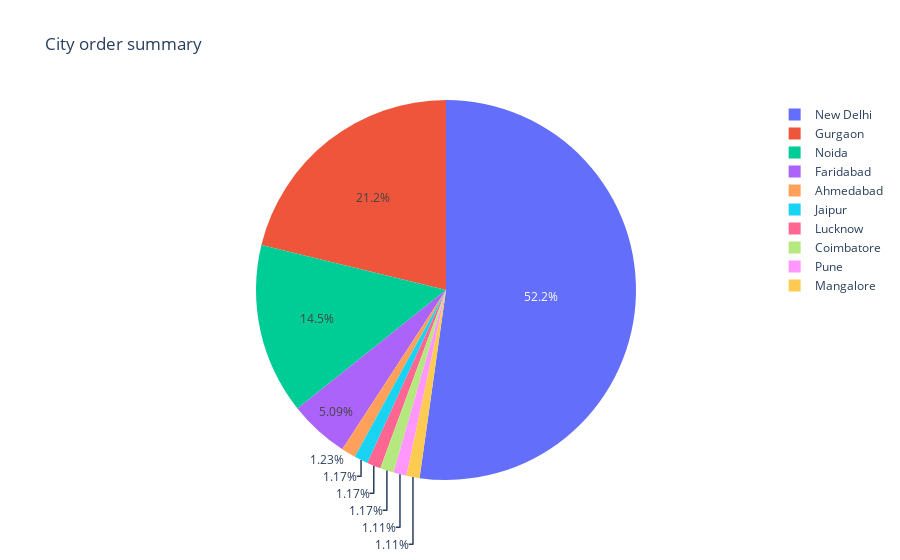

Notebook code for this chart:
### Code cell
px.pie(
        names=city_data[:10],
        values=city_data_count[:10],
        title='City order summary'
)

### Figure 1 — Plotly figure (JSON) as saved in the notebook; plotly's stock layout.template omitted (floating-point values rounded to 4 significant figures)
{"data": [{"domain": {"x": [0, 1], "y": [0, 1]}, "hovertemplate": "label=%{label}<br>value=%{value}<extra></extra>", "labels": ["New Delhi", "Gurgaon", "Noida", "Faridabad", "Ahmedabad", "Jaipur", "Lucknow", "Coimbatore", "Pune", "Mangalore"], "legendgroup": "", "name": "", "showlegend": true, "type": "pie", "values": [892, 362, 248, 87, 21, 20, 20, 20, 19, 19]}], "layout": {"legend": {"tracegroupgap": 0}, "title": {"text": "City order summary"}}}
